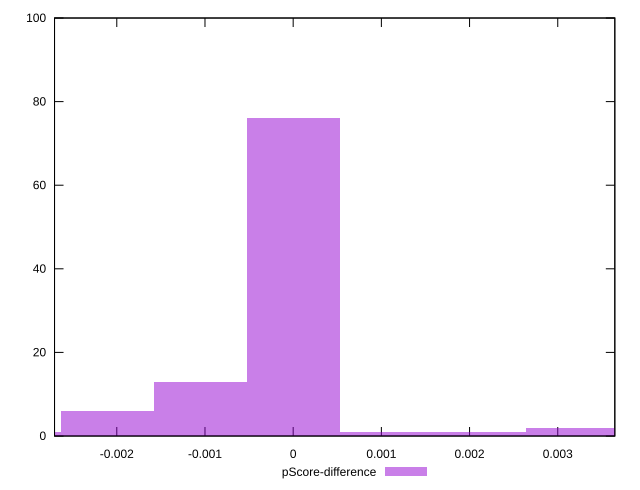

Recreate this plot in gnuplot.
reset

$pScoreDifference <<EOF
0 76
-0.0010550319115024943 13
-0.0021100638230049885 6
0.0031650957345074828 2
-0.0031650957345074828 1
0.0021100638230049885 1
0.0010550319115024943 1
EOF

set key outside below
set boxwidth 0.0010550319115024943
set xrange [-0.002705882352941169:0.003647058823529392]
set yrange [0:100]
set trange [0:100]
set style fill transparent solid 0.5 noborder
set terminal svg size 640, 490 enhanced background rgb 'white'
set output "reprap/uses-rel-preload/samples/pages+cached+noexternal/pScore-difference/histogram.svg"

plot $pScoreDifference title "pScore-difference" with boxes

reset
